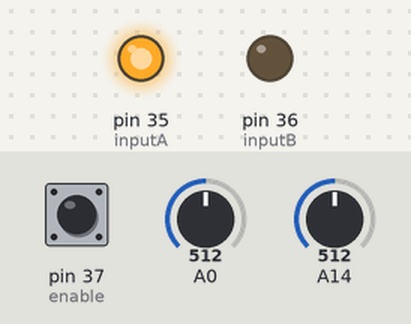
The sketch below on a simulated Arduino Mega 2560, built with avr-gcc and run on an emulated ATmega2560. Parts: output pins drawn as LEDs (lit = HIGH). Inputs (shaded band) come from the test bench; at power-on: A14 = 512, pin 37 (enable) HIGH, A0 = 512.

Above: at 1.2 s.
1.3 s: A14 set to 32
2.8 s: A14 set to 28
At 3.5 s:
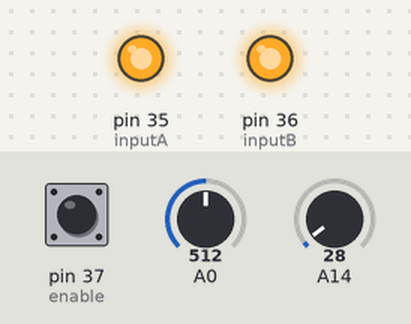
4.3 s: A14 set to 122
At 4.8 s:
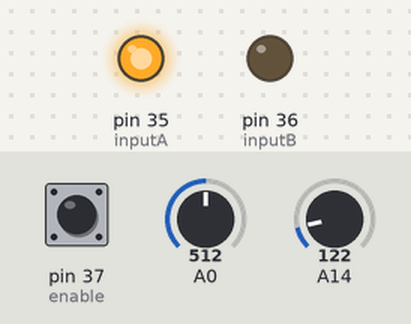
5.8 s: A14 set to 0
At 7.2 s:
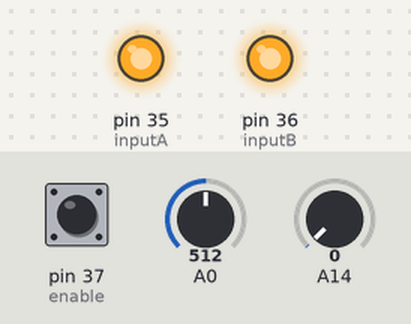
Timing chart, 0 to 8.3 s (numbered marks = the images above; inputs shaded):
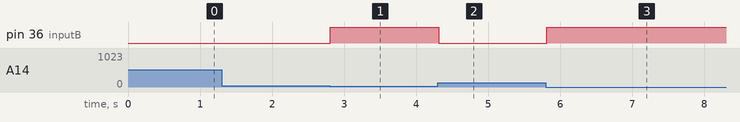

The sketch:

PID_manual.ino
```cpp
 #include <Bounce2.h>
Bounce bounce = Bounce();

// takeup motor
// const int enable = 20;
// const int inputA = 21;
// const int inputB = 22;
// feed motor
const int enable = 37;
const int inputA = 35;
const int inputB = 36;

double sensed_output, control_signal;
double setpoint = 130;
double Kp = 1.3; //proportional gain
double Ki = 0.000; //integral gain
double Kd = 0; //derivative gain

int T = 10; //sample time in milliseconds (ms)
unsigned long last_time;
double total_error, last_error;
int max_control = 200;
int min_control = 0;

const int resetButtonPin = 37;


void setup(){
// init motor
  pinMode(enable, OUTPUT);
  pinMode(inputA, OUTPUT);  // dir
  pinMode(inputB, OUTPUT); // speed
  digitalWrite(enable, LOW);
  delay(10);
  digitalWrite(enable, HIGH);
  delay(10);
  digitalWrite(inputA, HIGH);
  analogWrite(inputB, 0);

   bounce.attach( resetButtonPin ,  INPUT_PULLUP ); // USE INTERNAL PULL-UP
  bounce.interval(5); // interval in ms
}

void loop(){
  checkButton();

  setpoint = map(analogRead(16), 0, 1023, 109, 150);
  sensed_output = analogRead(A14);
  // Serial.println(sensed_output);

  // Kp = map(analogRead(16), 0, 1023, 0, 1000)/100.0; // oscillates at 4. Divide by 2. Kp set to 2.
  // Ki = map(analogRead(17), 0, 1023, -1000, 1000)/50000.0; // set to 0
  // Kd = map(analogRead(18), 0, 1023, -1000, 1000)/1000.0; // not used

  PID_Control(); //calls the PID function every T interval and outputs a control signal
  delay(10);
}

void PID_Control(){

  unsigned long current_time = millis(); //returns the number of milliseconds passed since the Arduino started running the program

  int delta_time = current_time - last_time; //delta time interval

  if (delta_time >= T){

    double error = setpoint - sensed_output;
    // error *= -1; // onlhy used for takeup

    total_error += error; //accumalates the error - integral term
    if (total_error >= max_control) total_error = max_control;
    else if (total_error <= min_control) total_error = min_control;

    double delta_error = error - last_error; //difference of error for derivative term

    control_signal = Kp*error + (Ki*T)*total_error + (Kd/T)*delta_error; //PID control compute
    if (control_signal >= max_control) control_signal = max_control;
    else if (control_signal <= min_control) control_signal = min_control;

    last_error = error;
    last_time = current_time;

    // Serial.print(Ki, 4);
    Serial.print(setpoint);
    Serial.print(" : ");
    Serial.print(sensed_output);
    Serial.print(" : ");
    Serial.println(control_signal);
    analogWrite(inputB, control_signal);
  }
}

void checkButton() {
  // bounce.update();
  //  if ( bounce.changed() ) {
  //   // THE STATE OF THE INPUT CHANGED
  //   // GET THE STATE
  //   int deboucedInput = bounce.read();
  //   // IF THE CHANGED VALUE IS LOW
  //   if ( deboucedInput == LOW ) {
  //     // Serial.println("reset");
  //     digitalWrite(enable, LOW);
  //     delay(100);
  //     digitalWrite(enable, HIGH);
  //     delay(100);
  //   }
  // }
}
```

Measured:
- the behaviour switches between 31 and 30 on A14 (found by bisection; images 0 and 1)
- after the input at 1.3 s, every drawn part: stays the same
- after the input at 2.8 s, pin 36 (inputB): LOW → HIGH at once
- after the input at 4.3 s, pin 36 (inputB): HIGH → LOW at once
- after the input at 5.8 s, pin 36 (inputB): LOW → HIGH at once
